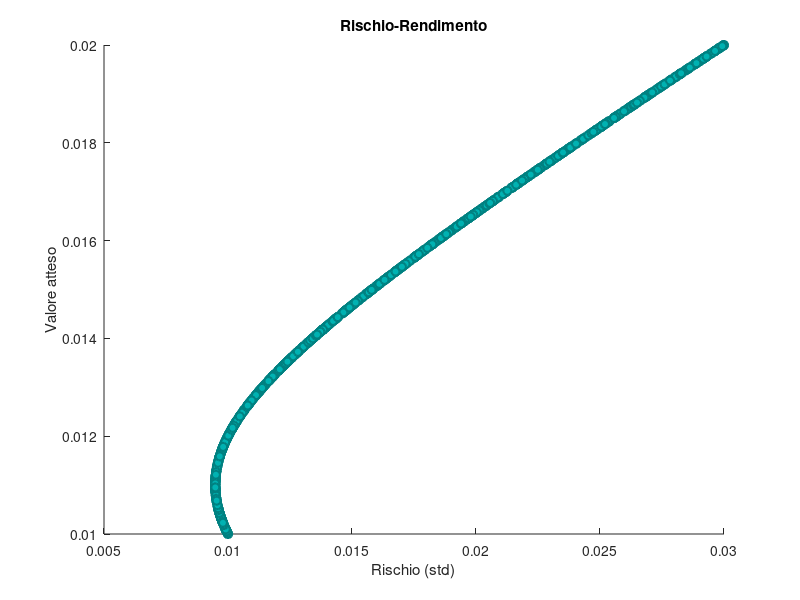

Write the MATLAB code that produced this figure.
%% Genera portafogli aleatori composti da 2 titoli e fa il grafico nello spazio rischio-rendimento.


% Input necessari per il modello media-varianza
mu_A		= 0.02;% rendimento atteso del titolo A
mu_B		= 0.01;% rendimento atteso del titolo B
sigma_A	= 0.03;% deviazione standard del titolo A
sigma_B	= 0.01;% deviazione standard del titolo B
corAB   = 0;% correlazione tra i due titoli

%% calcolo del rendimento atteso e deviazione standard del rendimento di un portafogli specifico utilizzando la forma non-matriciale
X = [ 0.2 ; 0.8 ];% pesi del portafogli 
% calcolo del rendimento atteso del portafogli X
mu_p=X(1)*mu_A+X(2)*mu_B;
% calcolo della deviazione standard del rendimento del portafogli X
std_p=sqrt(X(1)^2*sigma_A^2+X(2)^2*sigma_B^2+2*X(1)*X(2)*sigma_A*sigma_B*corAB);


%% calcolo del rendimento atteso e deviazione standard del rendimento di un portafogli specifico utilizzando la forma matriciale


V =  [ sigma_A^2 corAB*sigma_A*sigma_B ; corAB*sigma_A*sigma_B sigma_B^2 ];% matrice di varianza-covarianza
R = [mu_A ; mu_B ];% vettore dei rendimenti attesi

% calcolo del rendimento atteso e della deviazione standard del rendimento del portafogli X
ERP      = X'*R;
sigmaP  = sqrt(X'*V*X);

%% genera 1000 portafogli aleatori
n_portfolio = 1000;% il numero dei portafogli da generare
r_p 		= zeros(n_portfolio,1);% prealloca il rendimento atteso dei portafogli 
var_p 	= zeros(n_portfolio,1);% prealloca la varianze dei rendimenti dei portafogli 
Xp	 		= zeros(2,n_portfolio);% prealloca le quote dei due titoli per ciascun portafogli 

% genera e calcola il valore attesso e la varianza di 1000 portafogli con
% pesi generati da una uniforme con parametri 0 e 1
for i = 1:n_portfolio
	x1 		= rand(); % peso del primo titolo generato da una uniforme [0,1]
	Xp(:,i) = [ x1 ; 1-x1 ];% vettore dei pesi con il  vincolo di budget soddisfatto
	r_p(i)      = Xp(:,i)'*R;% rendimento atteso del rendimento di ciascun portafogli 
	var_p(i)  = Xp(:,i)'*V*Xp(:,i);% varianza del rendimento di ciascun portafogli 
end
sig_p=sqrt(var_p);% deviazionne standard del rendimento di ciascun portafogli 

% fai il plotting della deviazione standard e rendimento atteso dei
% portafogli generati
scatter(sig_p,r_p, 'MarkerEdgeColor',[0 .5 .5],...
              'MarkerFaceColor',[0 .7 .7],...
              'LineWidth',1.5);% grafico a dispersione
xlabel('Rischio (std)');% titolo dell'asse x
ylabel('Valore atteso');% titolo dell'asse y
title('Rischio-Rendimento');% titolo del nostro grafico